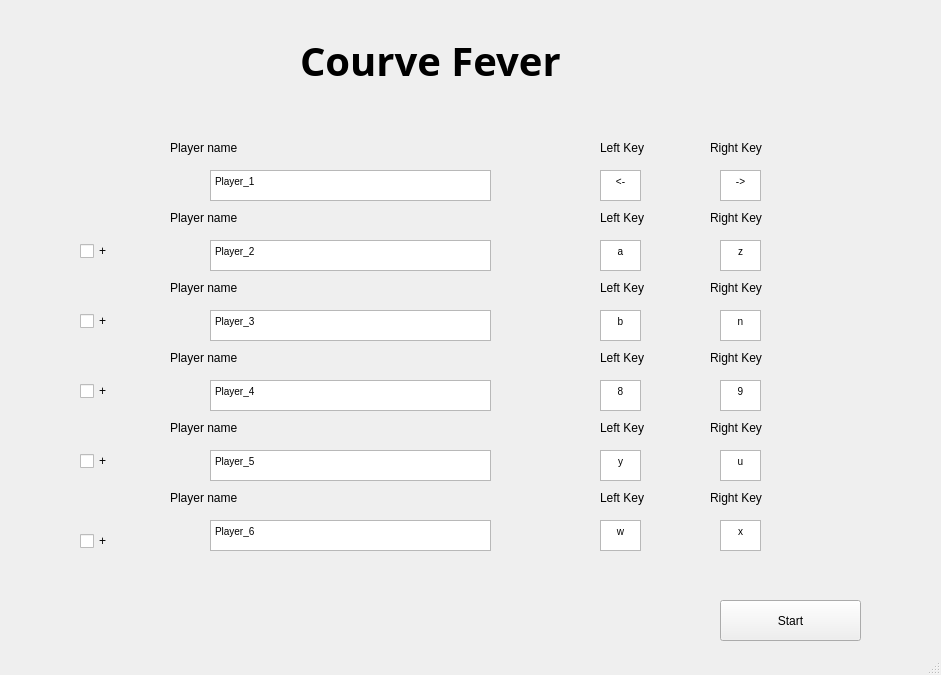
<?xml version="1.0" encoding="UTF-8"?>
<ui version="4.0">
 <class>MenuWindow</class>
 <widget class="QMainWindow" name="MenuWindow">
  <property name="geometry">
   <rect>
    <x>0</x>
    <y>0</y>
    <width>941</width>
    <height>675</height>
   </rect>
  </property>
  <property name="windowTitle">
   <string>MainWindow</string>
  </property>
  <widget class="QWidget" name="centralWidget">
   <widget class="QLabel" name="Title_label">
    <property name="geometry">
     <rect>
      <x>300</x>
      <y>30</y>
      <width>341</width>
      <height>61</height>
     </rect>
    </property>
    <property name="font">
     <font>
      <family>Montserrat Light</family>
      <pointsize>30</pointsize>
      <weight>75</weight>
      <italic>false</italic>
      <bold>true</bold>
      <underline>false</underline>
     </font>
    </property>
    <property name="text">
     <string>Courve Fever</string>
    </property>
   </widget>
   <widget class="QPushButton" name="StartButton">
    <property name="geometry">
     <rect>
      <x>720</x>
      <y>600</y>
      <width>141</width>
      <height>41</height>
     </rect>
    </property>
    <property name="text">
     <string>Start</string>
    </property>
   </widget>
   <widget class="QWidget" name="WidgetPlayer_1" native="true">
    <property name="geometry">
     <rect>
      <x>160</x>
      <y>210</y>
      <width>621</width>
      <height>61</height>
     </rect>
    </property>
    <widget class="QTextEdit" name="LKeyTextEdit_2">
     <property name="geometry">
      <rect>
       <x>440</x>
       <y>30</y>
       <width>41</width>
       <height>31</height>
      </rect>
     </property>
     <property name="html">
      <string>&lt;!DOCTYPE HTML PUBLIC &quot;-//W3C//DTD HTML 4.0//EN&quot; &quot;http://www.w3.org/TR/REC-html40/strict.dtd&quot;&gt;
&lt;html&gt;&lt;head&gt;&lt;meta name=&quot;qrichtext&quot; content=&quot;1&quot; /&gt;&lt;style type=&quot;text/css&quot;&gt;
p, li { white-space: pre-wrap; }
&lt;/style&gt;&lt;/head&gt;&lt;body style=&quot; font-family:'MS Shell Dlg 2'; font-size:7.8pt; font-weight:400; font-style:normal;&quot;&gt;
&lt;p align=&quot;center&quot; style=&quot; margin-top:0px; margin-bottom:0px; margin-left:0px; margin-right:0px; -qt-block-indent:0; text-indent:0px;&quot;&gt;a&lt;/p&gt;&lt;/body&gt;&lt;/html&gt;</string>
     </property>
    </widget>
    <widget class="QLabel" name="label_LKey_5">
     <property name="geometry">
      <rect>
       <x>440</x>
       <y>0</y>
       <width>55</width>
       <height>16</height>
      </rect>
     </property>
     <property name="text">
      <string>Left Key</string>
     </property>
    </widget>
    <widget class="QTextEdit" name="RKeyTextEdit_2">
     <property name="geometry">
      <rect>
       <x>560</x>
       <y>30</y>
       <width>41</width>
       <height>31</height>
      </rect>
     </property>
     <property name="html">
      <string>&lt;!DOCTYPE HTML PUBLIC &quot;-//W3C//DTD HTML 4.0//EN&quot; &quot;http://www.w3.org/TR/REC-html40/strict.dtd&quot;&gt;
&lt;html&gt;&lt;head&gt;&lt;meta name=&quot;qrichtext&quot; content=&quot;1&quot; /&gt;&lt;style type=&quot;text/css&quot;&gt;
p, li { white-space: pre-wrap; }
&lt;/style&gt;&lt;/head&gt;&lt;body style=&quot; font-family:'MS Shell Dlg 2'; font-size:7.8pt; font-weight:400; font-style:normal;&quot;&gt;
&lt;p align=&quot;center&quot; style=&quot; margin-top:0px; margin-bottom:0px; margin-left:0px; margin-right:0px; -qt-block-indent:0; text-indent:0px;&quot;&gt;z&lt;/p&gt;&lt;/body&gt;&lt;/html&gt;</string>
     </property>
    </widget>
    <widget class="QTextEdit" name="pseudoTextEdit_2">
     <property name="geometry">
      <rect>
       <x>50</x>
       <y>30</y>
       <width>281</width>
       <height>31</height>
      </rect>
     </property>
     <property name="toolTip">
      <string/>
     </property>
     <property name="statusTip">
      <string/>
     </property>
     <property name="html">
      <string>&lt;!DOCTYPE HTML PUBLIC &quot;-//W3C//DTD HTML 4.0//EN&quot; &quot;http://www.w3.org/TR/REC-html40/strict.dtd&quot;&gt;
&lt;html&gt;&lt;head&gt;&lt;meta name=&quot;qrichtext&quot; content=&quot;1&quot; /&gt;&lt;style type=&quot;text/css&quot;&gt;
p, li { white-space: pre-wrap; }
&lt;/style&gt;&lt;/head&gt;&lt;body style=&quot; font-family:'MS Shell Dlg 2'; font-size:7.8pt; font-weight:400; font-style:normal;&quot;&gt;
&lt;p style=&quot; margin-top:0px; margin-bottom:0px; margin-left:0px; margin-right:0px; -qt-block-indent:0; text-indent:0px;&quot;&gt;Player_2&lt;/p&gt;&lt;/body&gt;&lt;/html&gt;</string>
     </property>
     <property name="tabStopWidth">
      <number>80</number>
     </property>
    </widget>
    <widget class="QLabel" name="label_LKey_6">
     <property name="geometry">
      <rect>
       <x>550</x>
       <y>0</y>
       <width>55</width>
       <height>16</height>
      </rect>
     </property>
     <property name="text">
      <string>Right Key</string>
     </property>
    </widget>
    <widget class="QLabel" name="label_pseudo_2">
     <property name="geometry">
      <rect>
       <x>10</x>
       <y>0</y>
       <width>81</width>
       <height>16</height>
      </rect>
     </property>
     <property name="text">
      <string>Player name</string>
     </property>
    </widget>
   </widget>
   <widget class="QWidget" name="WidgetPlayer_2" native="true">
    <property name="geometry">
     <rect>
      <x>160</x>
      <y>280</y>
      <width>621</width>
      <height>61</height>
     </rect>
    </property>
    <widget class="QTextEdit" name="LKeyTextEdit_3">
     <property name="geometry">
      <rect>
       <x>440</x>
       <y>30</y>
       <width>41</width>
       <height>31</height>
      </rect>
     </property>
     <property name="html">
      <string>&lt;!DOCTYPE HTML PUBLIC &quot;-//W3C//DTD HTML 4.0//EN&quot; &quot;http://www.w3.org/TR/REC-html40/strict.dtd&quot;&gt;
&lt;html&gt;&lt;head&gt;&lt;meta name=&quot;qrichtext&quot; content=&quot;1&quot; /&gt;&lt;style type=&quot;text/css&quot;&gt;
p, li { white-space: pre-wrap; }
&lt;/style&gt;&lt;/head&gt;&lt;body style=&quot; font-family:'MS Shell Dlg 2'; font-size:7.8pt; font-weight:400; font-style:normal;&quot;&gt;
&lt;p align=&quot;center&quot; style=&quot; margin-top:0px; margin-bottom:0px; margin-left:0px; margin-right:0px; -qt-block-indent:0; text-indent:0px;&quot;&gt;b&lt;/p&gt;&lt;/body&gt;&lt;/html&gt;</string>
     </property>
    </widget>
    <widget class="QLabel" name="label_LKey_7">
     <property name="geometry">
      <rect>
       <x>440</x>
       <y>0</y>
       <width>55</width>
       <height>16</height>
      </rect>
     </property>
     <property name="text">
      <string>Left Key</string>
     </property>
    </widget>
    <widget class="QTextEdit" name="RKeyTextEdit_3">
     <property name="geometry">
      <rect>
       <x>560</x>
       <y>30</y>
       <width>41</width>
       <height>31</height>
      </rect>
     </property>
     <property name="html">
      <string>&lt;!DOCTYPE HTML PUBLIC &quot;-//W3C//DTD HTML 4.0//EN&quot; &quot;http://www.w3.org/TR/REC-html40/strict.dtd&quot;&gt;
&lt;html&gt;&lt;head&gt;&lt;meta name=&quot;qrichtext&quot; content=&quot;1&quot; /&gt;&lt;style type=&quot;text/css&quot;&gt;
p, li { white-space: pre-wrap; }
&lt;/style&gt;&lt;/head&gt;&lt;body style=&quot; font-family:'MS Shell Dlg 2'; font-size:7.8pt; font-weight:400; font-style:normal;&quot;&gt;
&lt;p align=&quot;center&quot; style=&quot; margin-top:0px; margin-bottom:0px; margin-left:0px; margin-right:0px; -qt-block-indent:0; text-indent:0px;&quot;&gt;n&lt;/p&gt;&lt;/body&gt;&lt;/html&gt;</string>
     </property>
    </widget>
    <widget class="QTextEdit" name="pseudoTextEdit_3">
     <property name="geometry">
      <rect>
       <x>50</x>
       <y>30</y>
       <width>281</width>
       <height>31</height>
      </rect>
     </property>
     <property name="toolTip">
      <string/>
     </property>
     <property name="statusTip">
      <string/>
     </property>
     <property name="html">
      <string>&lt;!DOCTYPE HTML PUBLIC &quot;-//W3C//DTD HTML 4.0//EN&quot; &quot;http://www.w3.org/TR/REC-html40/strict.dtd&quot;&gt;
&lt;html&gt;&lt;head&gt;&lt;meta name=&quot;qrichtext&quot; content=&quot;1&quot; /&gt;&lt;style type=&quot;text/css&quot;&gt;
p, li { white-space: pre-wrap; }
&lt;/style&gt;&lt;/head&gt;&lt;body style=&quot; font-family:'MS Shell Dlg 2'; font-size:7.8pt; font-weight:400; font-style:normal;&quot;&gt;
&lt;p style=&quot; margin-top:0px; margin-bottom:0px; margin-left:0px; margin-right:0px; -qt-block-indent:0; text-indent:0px;&quot;&gt;Player_3&lt;/p&gt;&lt;/body&gt;&lt;/html&gt;</string>
     </property>
     <property name="tabStopWidth">
      <number>80</number>
     </property>
    </widget>
    <widget class="QLabel" name="label_LKey_8">
     <property name="geometry">
      <rect>
       <x>550</x>
       <y>0</y>
       <width>55</width>
       <height>16</height>
      </rect>
     </property>
     <property name="text">
      <string>Right Key</string>
     </property>
    </widget>
    <widget class="QLabel" name="label_pseudo_3">
     <property name="geometry">
      <rect>
       <x>10</x>
       <y>0</y>
       <width>81</width>
       <height>16</height>
      </rect>
     </property>
     <property name="text">
      <string>Player name</string>
     </property>
    </widget>
   </widget>
   <widget class="QWidget" name="WidgetPlayer_3" native="true">
    <property name="geometry">
     <rect>
      <x>160</x>
      <y>350</y>
      <width>621</width>
      <height>61</height>
     </rect>
    </property>
    <widget class="QTextEdit" name="LKeyTextEdit_4">
     <property name="geometry">
      <rect>
       <x>440</x>
       <y>30</y>
       <width>41</width>
       <height>31</height>
      </rect>
     </property>
     <property name="html">
      <string>&lt;!DOCTYPE HTML PUBLIC &quot;-//W3C//DTD HTML 4.0//EN&quot; &quot;http://www.w3.org/TR/REC-html40/strict.dtd&quot;&gt;
&lt;html&gt;&lt;head&gt;&lt;meta name=&quot;qrichtext&quot; content=&quot;1&quot; /&gt;&lt;style type=&quot;text/css&quot;&gt;
p, li { white-space: pre-wrap; }
&lt;/style&gt;&lt;/head&gt;&lt;body style=&quot; font-family:'MS Shell Dlg 2'; font-size:7.8pt; font-weight:400; font-style:normal;&quot;&gt;
&lt;p align=&quot;center&quot; style=&quot; margin-top:0px; margin-bottom:0px; margin-left:0px; margin-right:0px; -qt-block-indent:0; text-indent:0px;&quot;&gt;8&lt;/p&gt;&lt;/body&gt;&lt;/html&gt;</string>
     </property>
    </widget>
    <widget class="QLabel" name="label_LKey_9">
     <property name="geometry">
      <rect>
       <x>440</x>
       <y>0</y>
       <width>55</width>
       <height>16</height>
      </rect>
     </property>
     <property name="text">
      <string>Left Key</string>
     </property>
    </widget>
    <widget class="QTextEdit" name="RKeyTextEdit_4">
     <property name="geometry">
      <rect>
       <x>560</x>
       <y>30</y>
       <width>41</width>
       <height>31</height>
      </rect>
     </property>
     <property name="html">
      <string>&lt;!DOCTYPE HTML PUBLIC &quot;-//W3C//DTD HTML 4.0//EN&quot; &quot;http://www.w3.org/TR/REC-html40/strict.dtd&quot;&gt;
&lt;html&gt;&lt;head&gt;&lt;meta name=&quot;qrichtext&quot; content=&quot;1&quot; /&gt;&lt;style type=&quot;text/css&quot;&gt;
p, li { white-space: pre-wrap; }
&lt;/style&gt;&lt;/head&gt;&lt;body style=&quot; font-family:'MS Shell Dlg 2'; font-size:7.8pt; font-weight:400; font-style:normal;&quot;&gt;
&lt;p align=&quot;center&quot; style=&quot; margin-top:0px; margin-bottom:0px; margin-left:0px; margin-right:0px; -qt-block-indent:0; text-indent:0px;&quot;&gt;9&lt;/p&gt;&lt;/body&gt;&lt;/html&gt;</string>
     </property>
    </widget>
    <widget class="QTextEdit" name="pseudoTextEdit_4">
     <property name="geometry">
      <rect>
       <x>50</x>
       <y>30</y>
       <width>281</width>
       <height>31</height>
      </rect>
     </property>
     <property name="toolTip">
      <string/>
     </property>
     <property name="statusTip">
      <string/>
     </property>
     <property name="html">
      <string>&lt;!DOCTYPE HTML PUBLIC &quot;-//W3C//DTD HTML 4.0//EN&quot; &quot;http://www.w3.org/TR/REC-html40/strict.dtd&quot;&gt;
&lt;html&gt;&lt;head&gt;&lt;meta name=&quot;qrichtext&quot; content=&quot;1&quot; /&gt;&lt;style type=&quot;text/css&quot;&gt;
p, li { white-space: pre-wrap; }
&lt;/style&gt;&lt;/head&gt;&lt;body style=&quot; font-family:'MS Shell Dlg 2'; font-size:7.8pt; font-weight:400; font-style:normal;&quot;&gt;
&lt;p style=&quot; margin-top:0px; margin-bottom:0px; margin-left:0px; margin-right:0px; -qt-block-indent:0; text-indent:0px;&quot;&gt;Player_4&lt;/p&gt;&lt;/body&gt;&lt;/html&gt;</string>
     </property>
     <property name="tabStopWidth">
      <number>80</number>
     </property>
    </widget>
    <widget class="QLabel" name="label_LKey_10">
     <property name="geometry">
      <rect>
       <x>550</x>
       <y>0</y>
       <width>55</width>
       <height>16</height>
      </rect>
     </property>
     <property name="text">
      <string>Right Key</string>
     </property>
    </widget>
    <widget class="QLabel" name="label_pseudo_4">
     <property name="geometry">
      <rect>
       <x>10</x>
       <y>0</y>
       <width>81</width>
       <height>16</height>
      </rect>
     </property>
     <property name="text">
      <string>Player name</string>
     </property>
    </widget>
   </widget>
   <widget class="QWidget" name="WidgetPlayer_4" native="true">
    <property name="geometry">
     <rect>
      <x>160</x>
      <y>420</y>
      <width>621</width>
      <height>61</height>
     </rect>
    </property>
    <widget class="QTextEdit" name="LKeyTextEdit_5">
     <property name="geometry">
      <rect>
       <x>440</x>
       <y>30</y>
       <width>41</width>
       <height>31</height>
      </rect>
     </property>
     <property name="html">
      <string>&lt;!DOCTYPE HTML PUBLIC &quot;-//W3C//DTD HTML 4.0//EN&quot; &quot;http://www.w3.org/TR/REC-html40/strict.dtd&quot;&gt;
&lt;html&gt;&lt;head&gt;&lt;meta name=&quot;qrichtext&quot; content=&quot;1&quot; /&gt;&lt;style type=&quot;text/css&quot;&gt;
p, li { white-space: pre-wrap; }
&lt;/style&gt;&lt;/head&gt;&lt;body style=&quot; font-family:'MS Shell Dlg 2'; font-size:7.8pt; font-weight:400; font-style:normal;&quot;&gt;
&lt;p align=&quot;center&quot; style=&quot; margin-top:0px; margin-bottom:0px; margin-left:0px; margin-right:0px; -qt-block-indent:0; text-indent:0px;&quot;&gt;y&lt;/p&gt;&lt;/body&gt;&lt;/html&gt;</string>
     </property>
    </widget>
    <widget class="QLabel" name="label_LKey_15">
     <property name="geometry">
      <rect>
       <x>440</x>
       <y>0</y>
       <width>55</width>
       <height>16</height>
      </rect>
     </property>
     <property name="text">
      <string>Left Key</string>
     </property>
    </widget>
    <widget class="QTextEdit" name="RKeyTextEdit_5">
     <property name="geometry">
      <rect>
       <x>560</x>
       <y>30</y>
       <width>41</width>
       <height>31</height>
      </rect>
     </property>
     <property name="html">
      <string>&lt;!DOCTYPE HTML PUBLIC &quot;-//W3C//DTD HTML 4.0//EN&quot; &quot;http://www.w3.org/TR/REC-html40/strict.dtd&quot;&gt;
&lt;html&gt;&lt;head&gt;&lt;meta name=&quot;qrichtext&quot; content=&quot;1&quot; /&gt;&lt;style type=&quot;text/css&quot;&gt;
p, li { white-space: pre-wrap; }
&lt;/style&gt;&lt;/head&gt;&lt;body style=&quot; font-family:'MS Shell Dlg 2'; font-size:7.8pt; font-weight:400; font-style:normal;&quot;&gt;
&lt;p align=&quot;center&quot; style=&quot; margin-top:0px; margin-bottom:0px; margin-left:0px; margin-right:0px; -qt-block-indent:0; text-indent:0px;&quot;&gt;u&lt;/p&gt;&lt;/body&gt;&lt;/html&gt;</string>
     </property>
    </widget>
    <widget class="QTextEdit" name="pseudoTextEdit_5">
     <property name="geometry">
      <rect>
       <x>50</x>
       <y>30</y>
       <width>281</width>
       <height>31</height>
      </rect>
     </property>
     <property name="toolTip">
      <string/>
     </property>
     <property name="statusTip">
      <string/>
     </property>
     <property name="html">
      <string>&lt;!DOCTYPE HTML PUBLIC &quot;-//W3C//DTD HTML 4.0//EN&quot; &quot;http://www.w3.org/TR/REC-html40/strict.dtd&quot;&gt;
&lt;html&gt;&lt;head&gt;&lt;meta name=&quot;qrichtext&quot; content=&quot;1&quot; /&gt;&lt;style type=&quot;text/css&quot;&gt;
p, li { white-space: pre-wrap; }
&lt;/style&gt;&lt;/head&gt;&lt;body style=&quot; font-family:'MS Shell Dlg 2'; font-size:7.8pt; font-weight:400; font-style:normal;&quot;&gt;
&lt;p style=&quot; margin-top:0px; margin-bottom:0px; margin-left:0px; margin-right:0px; -qt-block-indent:0; text-indent:0px;&quot;&gt;Player_5&lt;/p&gt;&lt;/body&gt;&lt;/html&gt;</string>
     </property>
     <property name="tabStopWidth">
      <number>80</number>
     </property>
    </widget>
    <widget class="QLabel" name="label_LKey_16">
     <property name="geometry">
      <rect>
       <x>550</x>
       <y>0</y>
       <width>55</width>
       <height>16</height>
      </rect>
     </property>
     <property name="text">
      <string>Right Key</string>
     </property>
    </widget>
    <widget class="QLabel" name="label_pseudo_7">
     <property name="geometry">
      <rect>
       <x>10</x>
       <y>0</y>
       <width>81</width>
       <height>16</height>
      </rect>
     </property>
     <property name="text">
      <string>Player name</string>
     </property>
    </widget>
   </widget>
   <widget class="QWidget" name="WidgetPlayer_5" native="true">
    <property name="geometry">
     <rect>
      <x>160</x>
      <y>490</y>
      <width>621</width>
      <height>61</height>
     </rect>
    </property>
    <widget class="QTextEdit" name="LKeyTextEdit_6">
     <property name="geometry">
      <rect>
       <x>440</x>
       <y>30</y>
       <width>41</width>
       <height>31</height>
      </rect>
     </property>
     <property name="html">
      <string>&lt;!DOCTYPE HTML PUBLIC &quot;-//W3C//DTD HTML 4.0//EN&quot; &quot;http://www.w3.org/TR/REC-html40/strict.dtd&quot;&gt;
&lt;html&gt;&lt;head&gt;&lt;meta name=&quot;qrichtext&quot; content=&quot;1&quot; /&gt;&lt;style type=&quot;text/css&quot;&gt;
p, li { white-space: pre-wrap; }
&lt;/style&gt;&lt;/head&gt;&lt;body style=&quot; font-family:'MS Shell Dlg 2'; font-size:7.8pt; font-weight:400; font-style:normal;&quot;&gt;
&lt;p align=&quot;center&quot; style=&quot; margin-top:0px; margin-bottom:0px; margin-left:0px; margin-right:0px; -qt-block-indent:0; text-indent:0px;&quot;&gt;w&lt;/p&gt;&lt;/body&gt;&lt;/html&gt;</string>
     </property>
    </widget>
    <widget class="QLabel" name="label_LKey_17">
     <property name="geometry">
      <rect>
       <x>440</x>
       <y>0</y>
       <width>55</width>
       <height>16</height>
      </rect>
     </property>
     <property name="text">
      <string>Left Key</string>
     </property>
    </widget>
    <widget class="QTextEdit" name="RKeyTextEdit_6">
     <property name="geometry">
      <rect>
       <x>560</x>
       <y>30</y>
       <width>41</width>
       <height>31</height>
      </rect>
     </property>
     <property name="html">
      <string>&lt;!DOCTYPE HTML PUBLIC &quot;-//W3C//DTD HTML 4.0//EN&quot; &quot;http://www.w3.org/TR/REC-html40/strict.dtd&quot;&gt;
&lt;html&gt;&lt;head&gt;&lt;meta name=&quot;qrichtext&quot; content=&quot;1&quot; /&gt;&lt;style type=&quot;text/css&quot;&gt;
p, li { white-space: pre-wrap; }
&lt;/style&gt;&lt;/head&gt;&lt;body style=&quot; font-family:'MS Shell Dlg 2'; font-size:7.8pt; font-weight:400; font-style:normal;&quot;&gt;
&lt;p align=&quot;center&quot; style=&quot; margin-top:0px; margin-bottom:0px; margin-left:0px; margin-right:0px; -qt-block-indent:0; text-indent:0px;&quot;&gt;x&lt;/p&gt;&lt;/body&gt;&lt;/html&gt;</string>
     </property>
    </widget>
    <widget class="QTextEdit" name="pseudoTextEdit_6">
     <property name="geometry">
      <rect>
       <x>50</x>
       <y>30</y>
       <width>281</width>
       <height>31</height>
      </rect>
     </property>
     <property name="toolTip">
      <string/>
     </property>
     <property name="statusTip">
      <string/>
     </property>
     <property name="html">
      <string>&lt;!DOCTYPE HTML PUBLIC &quot;-//W3C//DTD HTML 4.0//EN&quot; &quot;http://www.w3.org/TR/REC-html40/strict.dtd&quot;&gt;
&lt;html&gt;&lt;head&gt;&lt;meta name=&quot;qrichtext&quot; content=&quot;1&quot; /&gt;&lt;style type=&quot;text/css&quot;&gt;
p, li { white-space: pre-wrap; }
&lt;/style&gt;&lt;/head&gt;&lt;body style=&quot; font-family:'MS Shell Dlg 2'; font-size:7.8pt; font-weight:400; font-style:normal;&quot;&gt;
&lt;p style=&quot; margin-top:0px; margin-bottom:0px; margin-left:0px; margin-right:0px; -qt-block-indent:0; text-indent:0px;&quot;&gt;Player_6&lt;/p&gt;&lt;/body&gt;&lt;/html&gt;</string>
     </property>
     <property name="tabStopWidth">
      <number>80</number>
     </property>
    </widget>
    <widget class="QLabel" name="label_LKey_18">
     <property name="geometry">
      <rect>
       <x>550</x>
       <y>0</y>
       <width>55</width>
       <height>16</height>
      </rect>
     </property>
     <property name="text">
      <string>Right Key</string>
     </property>
    </widget>
    <widget class="QLabel" name="label_pseudo_8">
     <property name="geometry">
      <rect>
       <x>10</x>
       <y>0</y>
       <width>81</width>
       <height>16</height>
      </rect>
     </property>
     <property name="text">
      <string>Player name</string>
     </property>
    </widget>
   </widget>
   <widget class="QCheckBox" name="checkBoxPlayer1">
    <property name="geometry">
     <rect>
      <x>80</x>
      <y>240</y>
      <width>41</width>
      <height>22</height>
     </rect>
    </property>
    <property name="text">
     <string>+</string>
    </property>
   </widget>
   <widget class="QWidget" name="WidgetPlayer_0" native="true">
    <property name="geometry">
     <rect>
      <x>160</x>
      <y>140</y>
      <width>621</width>
      <height>61</height>
     </rect>
    </property>
    <widget class="QTextEdit" name="LKeyTextEdit_1">
     <property name="geometry">
      <rect>
       <x>440</x>
       <y>30</y>
       <width>41</width>
       <height>31</height>
      </rect>
     </property>
     <property name="html">
      <string>&lt;!DOCTYPE HTML PUBLIC &quot;-//W3C//DTD HTML 4.0//EN&quot; &quot;http://www.w3.org/TR/REC-html40/strict.dtd&quot;&gt;
&lt;html&gt;&lt;head&gt;&lt;meta name=&quot;qrichtext&quot; content=&quot;1&quot; /&gt;&lt;style type=&quot;text/css&quot;&gt;
p, li { white-space: pre-wrap; }
&lt;/style&gt;&lt;/head&gt;&lt;body style=&quot; font-family:'MS Shell Dlg 2'; font-size:7.8pt; font-weight:400; font-style:normal;&quot;&gt;
&lt;p align=&quot;center&quot; style=&quot; margin-top:0px; margin-bottom:0px; margin-left:0px; margin-right:0px; -qt-block-indent:0; text-indent:0px;&quot;&gt;&amp;lt;-&lt;/p&gt;&lt;/body&gt;&lt;/html&gt;</string>
     </property>
    </widget>
    <widget class="QLabel" name="label_LKey_11">
     <property name="geometry">
      <rect>
       <x>440</x>
       <y>0</y>
       <width>55</width>
       <height>16</height>
      </rect>
     </property>
     <property name="text">
      <string>Left Key</string>
     </property>
    </widget>
    <widget class="QTextEdit" name="RKeyTextEdit_1">
     <property name="geometry">
      <rect>
       <x>560</x>
       <y>30</y>
       <width>41</width>
       <height>31</height>
      </rect>
     </property>
     <property name="html">
      <string>&lt;!DOCTYPE HTML PUBLIC &quot;-//W3C//DTD HTML 4.0//EN&quot; &quot;http://www.w3.org/TR/REC-html40/strict.dtd&quot;&gt;
&lt;html&gt;&lt;head&gt;&lt;meta name=&quot;qrichtext&quot; content=&quot;1&quot; /&gt;&lt;style type=&quot;text/css&quot;&gt;
p, li { white-space: pre-wrap; }
&lt;/style&gt;&lt;/head&gt;&lt;body style=&quot; font-family:'MS Shell Dlg 2'; font-size:7.8pt; font-weight:400; font-style:normal;&quot;&gt;
&lt;p align=&quot;center&quot; style=&quot; margin-top:0px; margin-bottom:0px; margin-left:0px; margin-right:0px; -qt-block-indent:0; text-indent:0px;&quot;&gt;-&amp;gt;&lt;/p&gt;&lt;/body&gt;&lt;/html&gt;</string>
     </property>
    </widget>
    <widget class="QTextEdit" name="pseudoTextEdit_1">
     <property name="geometry">
      <rect>
       <x>50</x>
       <y>30</y>
       <width>281</width>
       <height>31</height>
      </rect>
     </property>
     <property name="toolTip">
      <string/>
     </property>
     <property name="statusTip">
      <string/>
     </property>
     <property name="html">
      <string>&lt;!DOCTYPE HTML PUBLIC &quot;-//W3C//DTD HTML 4.0//EN&quot; &quot;http://www.w3.org/TR/REC-html40/strict.dtd&quot;&gt;
&lt;html&gt;&lt;head&gt;&lt;meta name=&quot;qrichtext&quot; content=&quot;1&quot; /&gt;&lt;style type=&quot;text/css&quot;&gt;
p, li { white-space: pre-wrap; }
&lt;/style&gt;&lt;/head&gt;&lt;body style=&quot; font-family:'MS Shell Dlg 2'; font-size:7.8pt; font-weight:400; font-style:normal;&quot;&gt;
&lt;p style=&quot; margin-top:0px; margin-bottom:0px; margin-left:0px; margin-right:0px; -qt-block-indent:0; text-indent:0px;&quot;&gt;Player_1&lt;/p&gt;&lt;/body&gt;&lt;/html&gt;</string>
     </property>
     <property name="tabStopWidth">
      <number>80</number>
     </property>
    </widget>
    <widget class="QLabel" name="label_LKey_12">
     <property name="geometry">
      <rect>
       <x>550</x>
       <y>0</y>
       <width>55</width>
       <height>16</height>
      </rect>
     </property>
     <property name="text">
      <string>Right Key</string>
     </property>
    </widget>
    <widget class="QLabel" name="label_pseudo_5">
     <property name="geometry">
      <rect>
       <x>10</x>
       <y>0</y>
       <width>81</width>
       <height>16</height>
      </rect>
     </property>
     <property name="text">
      <string>Player name</string>
     </property>
    </widget>
   </widget>
   <widget class="QCheckBox" name="checkBoxPlayer2">
    <property name="geometry">
     <rect>
      <x>80</x>
      <y>310</y>
      <width>41</width>
      <height>22</height>
     </rect>
    </property>
    <property name="text">
     <string>+</string>
    </property>
   </widget>
   <widget class="QCheckBox" name="checkBoxPlayer3">
    <property name="geometry">
     <rect>
      <x>80</x>
      <y>380</y>
      <width>41</width>
      <height>22</height>
     </rect>
    </property>
    <property name="text">
     <string>+</string>
    </property>
   </widget>
   <widget class="QCheckBox" name="checkBoxPlayer4">
    <property name="geometry">
     <rect>
      <x>80</x>
      <y>450</y>
      <width>31</width>
      <height>22</height>
     </rect>
    </property>
    <property name="text">
     <string>+</string>
    </property>
   </widget>
   <widget class="QCheckBox" name="checkBoxPlayer5">
    <property name="geometry">
     <rect>
      <x>80</x>
      <y>530</y>
      <width>41</width>
      <height>22</height>
     </rect>
    </property>
    <property name="text">
     <string>+</string>
    </property>
   </widget>
  </widget>
  <widget class="QStatusBar" name="statusBar"/>
 </widget>
 <layoutdefault spacing="6" margin="11"/>
 <resources/>
 <connections/>
</ui>
